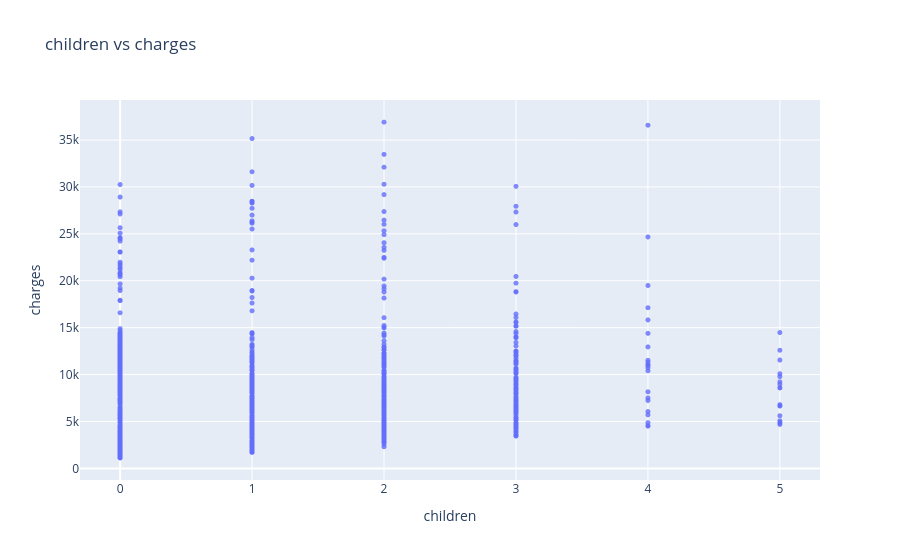

Here is the notebook cell this chart was saved with:
### Code cell
fig = px.scatter(non_s_df,x='children',y='charges',opacity=0.8,title="children vs charges")
fig.update_traces(marker_size=5)
fig.show()

### Figure 1 — Plotly figure (JSON) as saved in the notebook; plotly's stock layout.template omitted (floating-point values rounded to 4 significant figures; data arrays with more than 128 entries replaced by an {"elided": "..."} marker saying what was removed)
{"data": [{"hovertemplate": "children=%{x}<br>charges=%{y}<extra></extra>", "legendgroup": "", "marker": {"color": "#636efa", "opacity": 0.8, "size": 5, "symbol": "circle"}, "mode": "markers", "name": "", "showlegend": false, "type": "scattergl", "x": {"elided": "1064 int values"}, "xaxis": "x", "y": {"elided": "1064 float values"}, "yaxis": "y"}], "layout": {"legend": {"tracegroupgap": 0}, "title": {"text": "children vs charges"}, "xaxis": {"anchor": "y", "domain": [0, 1], "title": {"text": "children"}}, "yaxis": {"anchor": "x", "domain": [0, 1], "title": {"text": "charges"}}}}
